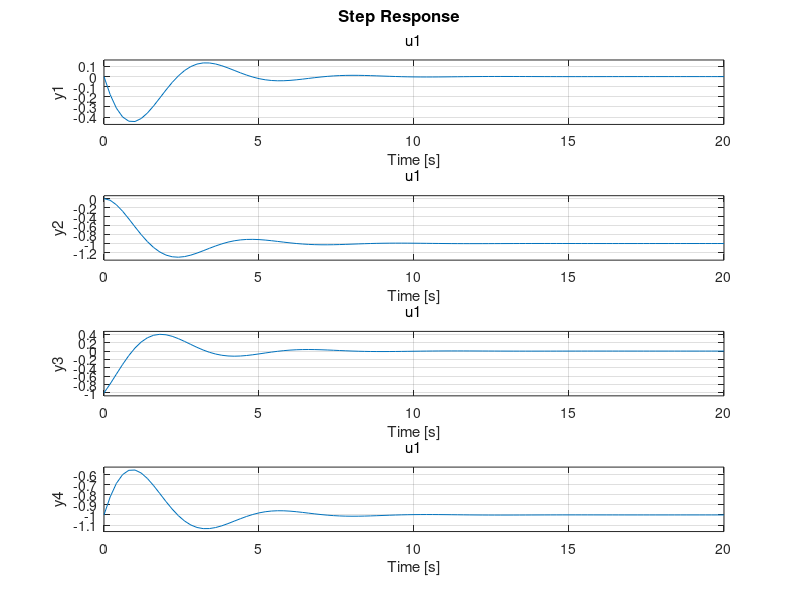

Reproduce this figure in MATLAB.
%% RAHUL GOYAL | ME 506-02 | HW #6
clc;
clear all;
close all;

clear
M = 1.0;
K = 2.0;
B = 1.0;
a=[-B/M, -1/M; K, 0];
b=[-B/M, 0]';
c=[1, 0; 0, 1; -B, -1; -B, 0];
d=[0, 0, -B, -B]';
MBK=ss(a,b,c,d);
step(MBK);